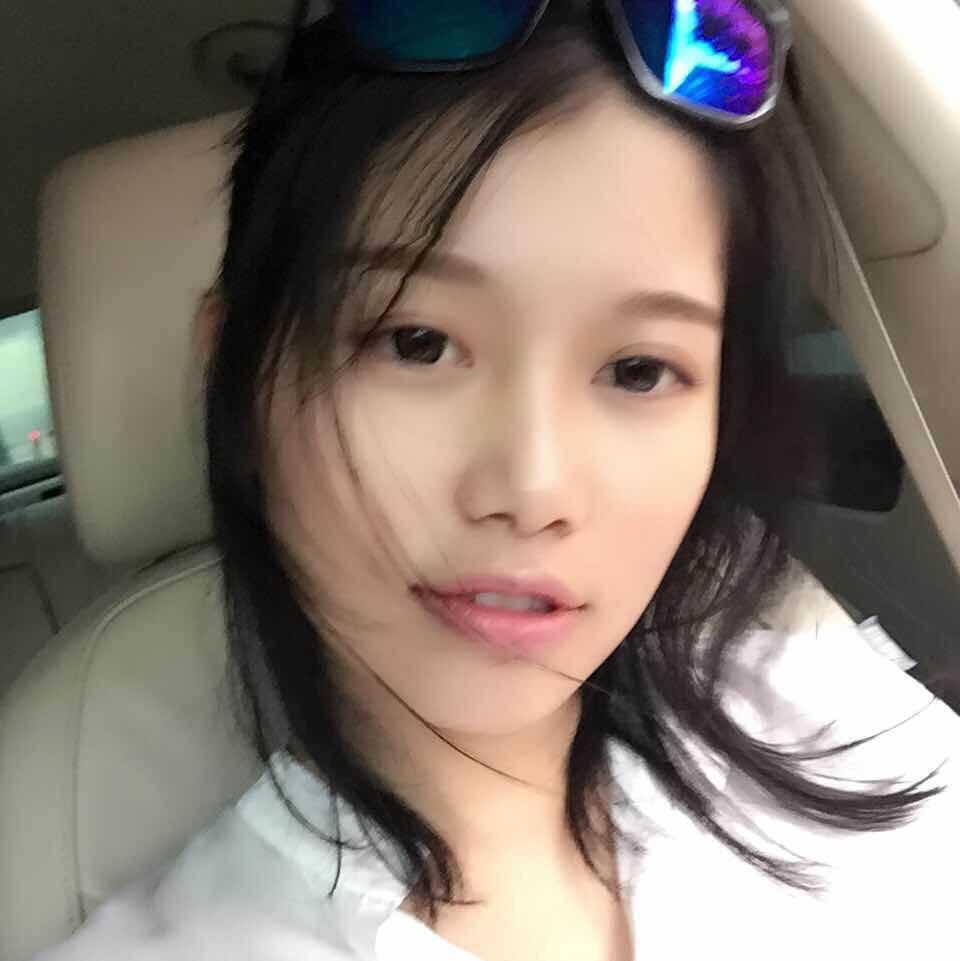
#> input picture libraries/WechatIMG10.jpeg, 960 x 961 px, found by its file name
$ python libs-1.py
#> lines starting #> are read from the running program, lines starting #| are printed output that depends on the picture
# 常用第三方模块

# 除了内建的模块外，Python还有大量的第三方模块。

# 基本上，所有的第三方模块都会在PyPI - the Python Package Index上注册，只要找到对应的模块名字，即可用pip安装。

# 此外，在安装第三方模块一节中，我们强烈推荐安装Anaconda，安装后，数十个常用的第三方模块就已经就绪，不用pip手动安装。

# 本章介绍常用的第三方模块。

# Pillow

# PIL：Python Imaging Library，已经是Python平台事实上的图像处理标准库了。PIL功能非常强大，但API却非常简单易用。

# 由于PIL仅支持到Python 2.7，加上年久失修，于是一群志愿者在PIL的基础上创建了兼容的版本，名字叫Pillow，支持最新Python 3.x，又加入了许多新特性，因此，我们可以直接安装使用Pillow。

# 安装Pillow
# 如果安装了Anaconda，Pillow就已经可用了。否则，需要在命令行下通过pip安装：

from PIL import Image, ImageDraw, ImageFont, ImageFilter
import random

# WechatIMG10.jpeg

# 打开一个jpg图像文件，注意是当前路径:
im = Image.open('libraries/WechatIMG10.jpeg')
#> im is the input picture: PIL image 960x961 RGB; mean R, G, B 132.7, 121.2, 112.2
# 应用模糊滤镜:
im2 = im.filter(ImageFilter.BLUR)
# im2.save('weixin.jpg', 'jpeg')


# 随机字母:
def randomChar():
    return chr(random.randint(65, 90))

# 随机颜色1:
def rndColor():
    return (random.randint(64, 255), random.randint(64, 255), random.randint(64, 255))

# 随机颜色2:
def rndColor2():
    return (random.randint(32, 127), random.randint(32, 127), random.randint(32, 127))

width = 60 * 4
height = 60

image = Image.new('RGB', (width, height), (255, 255, 255))
#> image: PIL image 240x60 RGB; every value is 255
# 创建Font对象:
font = ImageFont.truetype('Arial.ttf', 36)
# 创建Draw对象:
draw = ImageDraw.Draw(image)
# 填充每个像素:
for x in range(width):
    for y in range(height):
        draw.point((x, y), fill=rndColor())

# 输出文字:
for t in range(4):
    draw.text((60 * t + 10, 10), randomChar(), font=font, fill=rndColor2())

# 模糊:
image = image.filter(ImageFilter.BLUR)
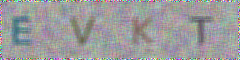
#> image: PIL image 240x60 RGB; mean R, G, B 156.1, 155.4, 156.5
image.save('code.jpg', 'jpeg')
